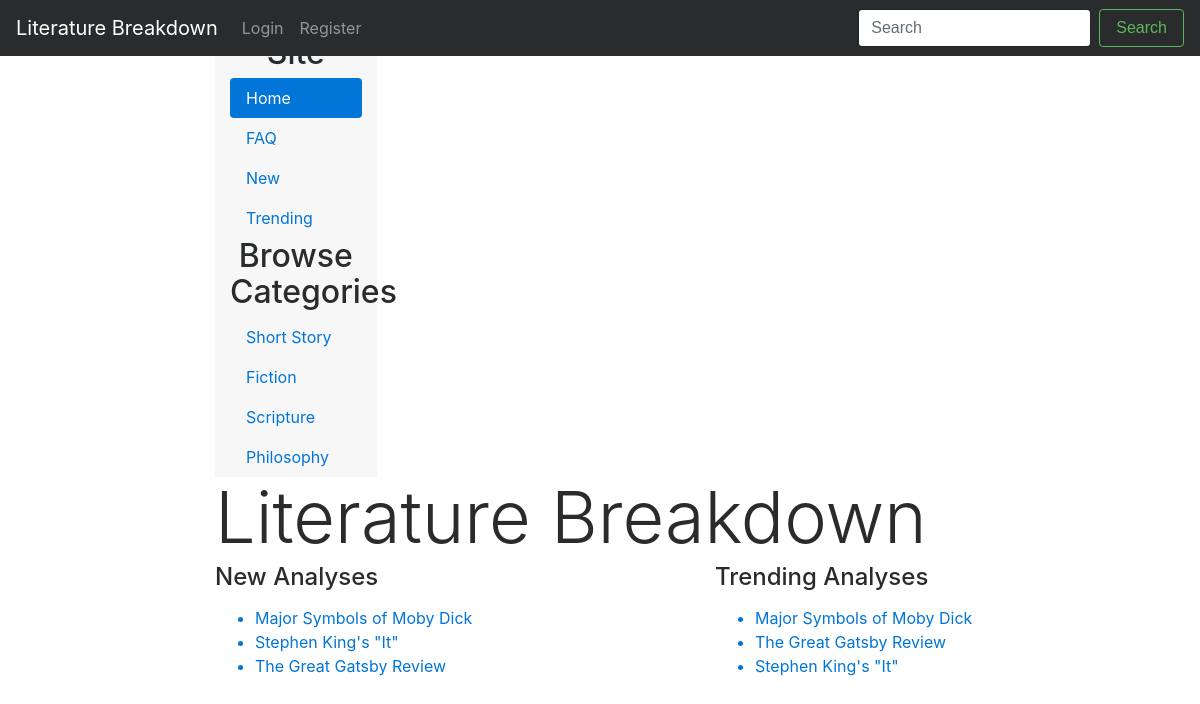
The app's page /, older data.
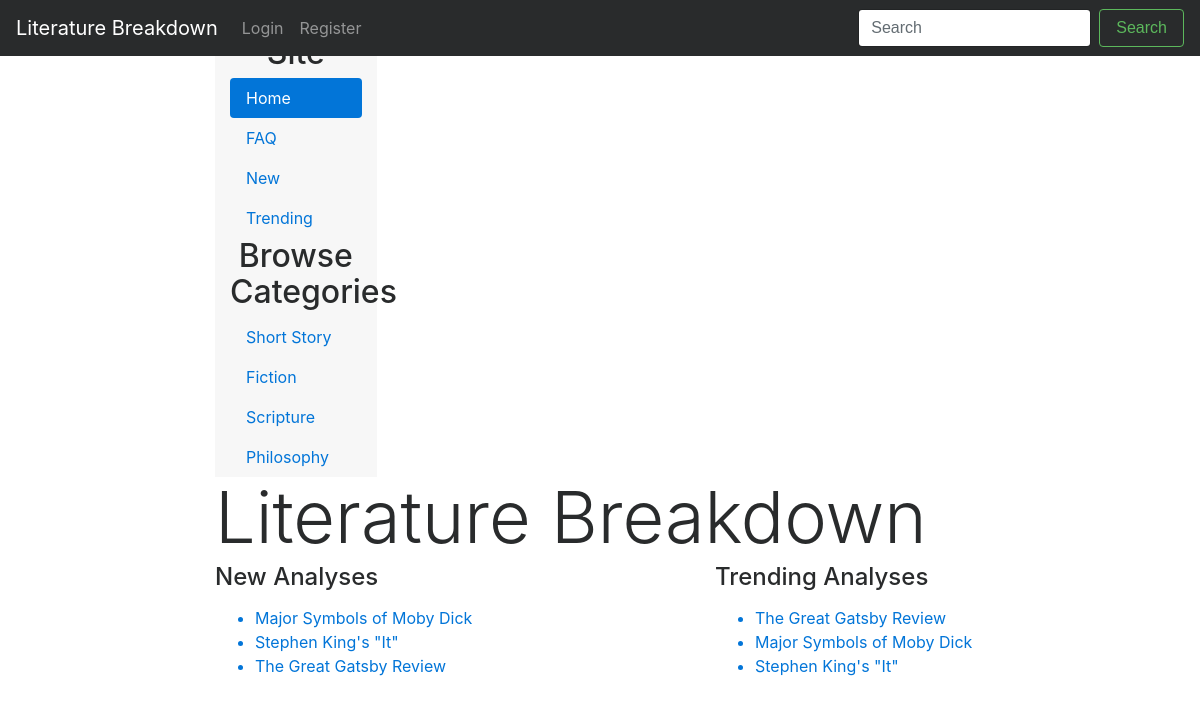
The same page, newer data.
### lit/models.py (models this page shows, shortened)
class Category(models.Model):
    name = models.CharField(max_length=50, unique=False)

class Article(models.Model):
    author = models.ForeignKey(Member)
    date_published = models.CharField(max_length=8, unique=False)
    book = models.CharField(max_length=128, unique=False)
    views = models.IntegerField(default=0)
    title = models.CharField(max_length=128)
    analysis = models.CharField(max_length=2500, unique=False)
    category = models.CharField(max_length=50)
    slug = models.SlugField()
    img = models.ImageField(upload_to='profile_images', blank=True)
    rating = models.FloatField(max_length=5.0, default=0.0)

### lit/views.py (the view)
# urls.py: url(r'^$', views.index, name='index'),
def index(request):
    article_list_trending = Article.objects.order_by('-rating')[:5]
    article_list_new = Article.objects.order_by('date_published')[:5]
    category_list = Category.objects.all()
    context_dict = {'articles_new': article_list_new,
                    'articles_trending' : article_list_trending,
                    'categories': category_list}
    return render(request, 'lit/index.html', context=context_dict)

### templates/lit/index.html (shortened to what this page needs)
<!DOCTYPE html>
{% extends 'lit/base.html' %}
{% load staticfiles %}
{% block body_block %}
	<div class="row">
	<div class="col-sm-9 offset-sm-3 col-md-10 offset-md-2 main">
		<nav class="col-sm-3 col-md-2 hidden-xs-down bg-faded sidebar">
		  <ul class="nav nav-pills flex-column">
			<li class="nav-item">
			<h2 style="text-align:center">Browse Site</h2>
			</li>
				<li class=""nav-link active">
				  <a class="nav-link active" href="{% url 'index' %}">Home <span class="sr-only">(current)</span></a>
				</li>
				<li class="nav-item">
				  <a class="nav-link" href="{% url 'faq' %}">FAQ</a>
				</li>
				<li class="nav-item">
				  <a class="nav-link" href="{% url 'new' %}">New</a>
				</li>
				<li class="nav-item">
				  <a class="nav-link" href="{% url 'trending' %}">Trending</a>
				</li>
			<li class="nav-item">
			<h2 style="text-align:center">Browse Categories</h2>
			</li>
			{% if categories %}
			  {% for c in categories %}
					<li class="nav-item">
					  <a class="nav-link" href="#">{{ c.name }}</a>
					</li>
			   {% endfor %}
			 {% else %}
				  <strong>There are no categories to show.</strong>
			{% endif %}
			  </ul>
			</nav>
		<div>
		{% if user.is_authenticated %}
			<h1 class="display-3">Literature Breakdown - Welcome Back</h1>
		{% else %}
			<h1 class="display-3">Literature Breakdown</h1>
		{% endif %}
		</div>
		<div class="row marketing">
		  <div class="col-lg-6">
			<h4>New Analyses</h4>
			<p>
			{% if articles_new %}
			<ul>
			{% for article in articles_new %}
				<a href="{% url 'show_article' article.slug %}">
				<li>{{ article.title }}</li>
				</a>
			{% endfor %}
			</ul>
			{% else %}
			<strong>There are no new articles to show.</strong>
			{% endif %}
			</p>
		  </div>
		<div class="col-lg-6">
			<h4>Trending Analyses</h4>
		<p>
			{% if articles_trending %}
			<ul>
			{% for article in articles_trending %}
				<a href="{% url 'show_article' article.slug %}">
				<li>{{ article.title }}</li>
				</a>
			{% endfor %}
			</ul>
			{% else %}
			<strong>There are no trending articles to show.</strong>
			{% endif %}
		</p>
		</div>
		</div>
	</div>
	</div>
{% endblock %}

Row changes from the older to the newer data that the page shows:
changed Article "The Great Gatsby Review": moves up the list
